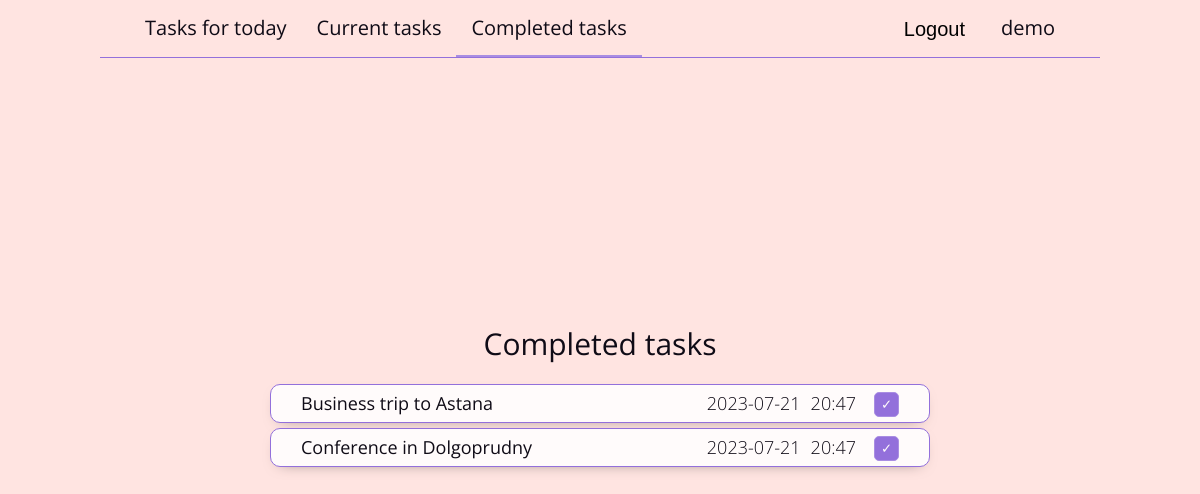
The app's page /completed-tasks/ (signed in) with its own data.
### tables this page shows
CREATE TABLE users (
    id INTEGER NOT NULL PRIMARY KEY AUTOINCREMENT,
    password VARCHAR(128) NOT NULL,
    username VARCHAR(150) NOT NULL UNIQUE,
    active BOOL NOT NULL DEFAULT True
);

CREATE TABLE tasks (
    id INTEGER NOT NULL PRIMARY KEY AUTOINCREMENT,
    user_id INTEGER NOT NULL,
    title VARCHAR(50) NOT NULL,
    description TEXT NOT NULL DEFAULT "",
    date_of_completion DATA,
    time_of_completion TIME,
    priority INTEGER NOT NULL DEFAULT 1,
    execution_status BOOL NOT NULL DEFAULT False,
    FOREIGN KEY (user_id) REFERENCES users(id)
        ON DELETE CASCADE
        ON UPDATE CASCADE
);

### to_do.py (the view, shortened to what this page needs)
@app.route("/completed-tasks/", methods=["GET", "POST"])
@login_required
def completed_tasks_to_do():
    page_name = "completed-tasks"
    main_title = "Completed tasks"
    user_id = current_user.get_id()
    tasks = g.connection_to_db.get_tasks_for_user(
        user_id,
        filters=f"execution_status = True",
        order_by=f"date_of_completion DESC, time_of_completion DESC, priority DESC, title"
    )
    return render_template("to_do/tasks_to_do.html",
        page_title=page_title,
        page_name=page_name,
        main_title=main_title,
        tasks=tasks
    )

### superstructures.py (called while the page is built)
    def get_first_record(self, table, **kwargs):
        list_of_values_for_columns = [f'{column} = {repr(value)}' for column, value in kwargs.items()]
        values_for_where = " AND ".join(list_of_values_for_columns)
        select_query = f"SELECT * FROM {table} " \
        f"{'WHERE ' if values_for_where else ''}{values_for_where} " \
        f"LIMIT 1;"
        searched_record = self._cursor.execute(select_query).fetchone()
        return searched_record

    def get_tasks_for_user(self, user_id, filters=None, order_by=None):
        select_query = f"SELECT * FROM tasks " \
        f"WHERE user_id = {user_id}{f' AND {filters}' if filters is not None else ''}" \
        f"{f' ORDER BY {order_by}' if order_by is not None else ''};"
        tasks_for_user = self._cursor.execute(select_query).fetchall()
        return tasks_for_user

    def close(self):
        self._connection.close()

    def get_id(self):
        return str(self._user["id"])

    @property
    def username(self):
        return str(self._user["username"])

### to_do.py (called while the page is built)
def db_connection():
    connection = sqlite3.connect(app.config["DATABASE"])
    connection.row_factory = sqlite3.Row                           # Converting records from tables to a dictionary type
    return connection

@app.before_request
def connection_to_db_via_g():  # Implementing a single database connection across the entire query
    if not hasattr(g, "connection_to_db"):
        g.connection_to_db = ConnectionToDB(db_connection())

@login_manager.user_loader
def user_loading(user_id):
    connection_to_db_via_g()
    return UserLogin(user_id, g.connection_to_db)

@app.teardown_appcontext                         # Decorator responsible for processes executed after request processing
def close_db_connection(response):
    if hasattr(g, "connection_to_db"):
        g.connection_to_db.close()                          # Closing the database connection after processing a request
    return response

### templates/to_do/tasks_to_do.html (shortened to what this page needs)
{% extends "index.html" %}
{% block application %}
<article class="to_do tasks">
    <h1>{{ main_title }}</h1>
    <ul>
        {% for task in tasks %}
        <li class="priority_{{ task.priority }} status_{{ task.execution_status }}">
            <a href="{{ url_for('change_task_to_do', calling_page=page_name, task_id=task.id) }}">
                <h2 title="{{ task.description }}">{{ task.title }}</h2>
                <ul>
                    <li>{{ task.date_of_completion }}</li>
                    <li>{{ task.time_of_completion }}</li>
                </ul>
            </a>
            <form method="post">
                {% if task.execution_status %}
                <button type="submit" name="execution_status" value="0">✓</button>
                {% else %}
                <button type="submit" name="execution_status" value="1"></button>
                {% endif %}
            </form>
        </li>
        {% endfor %}
    </ul>
</article>
{% endblock %}

### templates/to_do/to_do_header.html (shortened to what this page needs)
<header class="to_do">
    <nav>
        <ul>
            {% if current_user.is_authenticated %}
            <li>
                <ul class="first_elements">
                    <li {% if main_title == "Tasks for today" %} class="checked" {% endif %}>
                        <a href="{{ url_for('tasks_for_today_to_do') }}">Tasks for today</a>
                    </li>
                    <li {% if main_title == "Current tasks" %} class="checked" {% endif %}>
                        <a href="{{ url_for('current_tasks_to_do') }}">Current tasks</a>
                    </li>
                    <li {% if main_title == "Completed tasks" %} class="checked" {% endif %}>
                        <a href="{{ url_for('completed_tasks_to_do') }}">Completed tasks</a>
                    </li>
                </ul>
            </li>
            <li>
                <ul class="last_elements">
                    <li>
                        <form action="{{ url_for('logout_to_do') }}" method="post">
                            <button type="submit">Logout</button>
                        </form>
                    </li>
                    <li class="username">{{ current_user.username }}</li>
                </ul>
            </li>
            {% endif %}
        </ul>
    </nav>
</header>

### static/css/styles.css (style rules this page uses)
html { font-family: "Open Sans", "PT Sans", sans-serif; font-size: 18px; font-weight: 300; text-align: center; }
body { color: #0f0b16; height: 100vh; line-height: 1.333; }
a { color: #0f0b16; }
h1, h2, h3 { line-height: 1; }

### static/to_do/css/to_do_styles.css (style rules this page uses)
body { background-color: mistyrose; }
header.to_do > nav > ul { align-items: center; border-bottom: 1px solid mediumpurple; box-sizing: border-box; display: flex; flex-flow: row wrap; justify-content: space-between; margin: 15px auto 35px; max-width: 1000px; padding: 0px 30px; }
header.to_do > nav > ul > li > ul.first_elements { align-items: center; display: flex; flex-flow: row wrap; justify-content: start; }
header.to_do > nav > ul > li > ul.last_elements { align-items: center; display: flex; flex-flow: row wrap; justify-content: end; }
header.to_do > nav > ul > li > ul > li { padding-bottom: 15px; }
header.to_do > nav > ul > li > ul.first_elements > li.checked { border-bottom: 2px solid #a98de2; padding-bottom: 13px; }
header.to_do > nav > ul > li > ul > li.username, header.to_do > nav > ul > li > ul a, header.to_do > nav > ul > li > ul button { background: none; border: none; cursor: pointer; font-size: 20px; font-weight: 400; margin: 0px 15px; text-decoration: none; }
header.to_do > nav > ul > li > ul > li.username { cursor: auto; }
header.to_do > nav > ul > li > ul button { position: relative; top: 1px; }
article.to_do { margin-bottom: 95px; }
article.to_do > h1 { font-size: 30px; font-weight: 400; margin-bottom: 25px; }
article.to_do.tasks > ul { margin-top: 15px; }
article.to_do.tasks > ul > li { align-items: center; border: 1.5px solid mediumpurple; border-radius: 10px; box-shadow: 0px 5px 15px -10px #736765; box-sizing: border-box; display: flex; flex-flow: row wrap; justify-content: space-between; margin-bottom: 5px; min-width: calc(30vw + 300px); padding: 5px 30px; }
article.to_do.tasks > ul > li:last-child { margin-bottom: 0px; }
article.to_do.tasks > ul > li.status_1 { background-color: #fffbfb; }
article.to_do.tasks > ul > li > a { align-items: center; display: flex; flex-flow: row wrap; justify-content: space-between; min-width: calc(30vw + 200px); text-decoration: none; }
article.to_do.tasks > ul > li > a > h2 { font-weight: 400; }
article.to_do.tasks > ul > li > a > ul { align-items: center; display: flex; flex-flow: row wrap; justify-content: center; }
article.to_do.tasks > ul > li > a > ul > li { margin: 0px 5px; }
article.to_do.tasks > ul > li > form > button { background-color: #fffbfb; border: 1.5px solid #a98de2; border-radius: 5px; cursor: pointer; height: 25px; text-decoration: none; width: 25px; }
article.to_do.tasks > ul > li > form > button[value$="0"] { background-color: mediumpurple; color: #fffbfb; }

### records on screen
users: username "demo"
tasks: title "Business trip to Astana", date_of_completion "2023-07-21", time_of_completion "20:47"
tasks: title "Conference in Dolgoprudny", date_of_completion "2023-07-21", time_of_completion "20:47"

### other values on screen
{{ main_title }} "Completed tasks"
